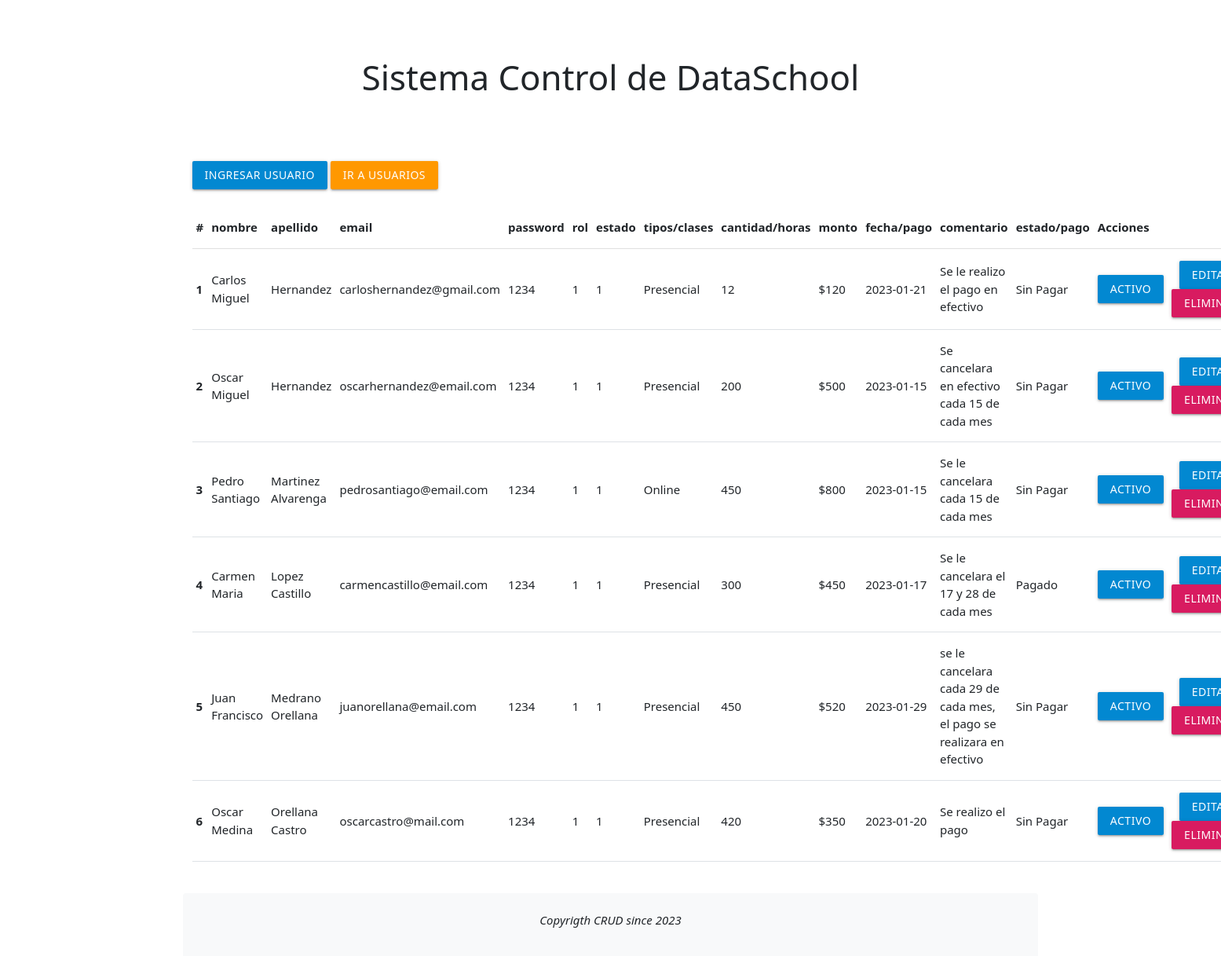
The page / on the database its author committed.
### tables this page shows
CREATE TABLE `users` (
  `id` int(11) NOT NULL,
  `name` varchar(50) DEFAULT NULL,
  `lastName` varchar(50) DEFAULT NULL,
  `email` varchar(50) DEFAULT NULL,
  `password` varchar(50) DEFAULT NULL,
  `idRol` int(11) DEFAULT NULL,
  `idState` int(11) DEFAULT NULL,
  `typeClass` varchar(100) NOT NULL,
  `cantidad` int(10) NOT NULL,
  `monto` int(10) NOT NULL,
  `fechaPago` date NOT NULL,
  `comentario` varchar(100) NOT NULL,
  `estadoPago` varchar(50) NOT NULL
);

### index.php (the view, shortened to what this page needs)
<?php include 'templates/header.php'?>
<?php
include 'models/conexion.php';
$sentencia = $bd->query("SELECT * FROM users");
$users = $sentencia->fetchAll(PDO::FETCH_OBJ);
?>
<head>
<link rel="stylesheet" href="https://cdnjs.cloudflare.com/ajax/libs/materialize/1.0.0/css/materialize.min.css">
</head>
<div class="container " style="margin-bottom: 8rem;">
<a href="./controllers/guardar.php" class="btn light-blue darken-2">Ingresar usuario</a>
<a href="./templates/cards.php" class="btn halfway-fab waves-effect waves-light orange">Ir a usuarios</a>
<br>
<br>
<table class="table-responsive   justify-content-center">
  <thead class="table-responsive  table-sm justify-content-center">
    <tr>
      <th scope="col">#</th>
      <th scope="col">nombre</th>
      <th scope="col">apellido</th>
      <th scope="col">email</th>
      <th scope="col">password</th>
      <th scope="col">rol</th>
      <th scope="col">estado</th>
      <th scope="col">tipos/clases</th>
      <th scope="col">cantidad/horas</th>
      <th scope="col">monto</th>
      <th scope="col">fecha/pago</th>
      <th scope="col">comentario</th>
      <th scope="col">estado/pago</th>
      <th scope="col">Acciones</th>
    </tr>
  </thead>
  <tbody>
<?php
    foreach ($users as $dato){?>
    <tr class="table   justify-content-center">
      <th scope="row"><?php echo $dato->id ?></th>
      <td ><?php echo $dato->name ?></td>
      <td><?php echo $dato->lastName ?></td>
      <td><?php echo $dato->email ?></td>
      <td><?php echo $dato->password ?></td>
      <td><?php echo $dato->idRol ?></td>
      <td><?php echo $dato->idState ?></td>
      <td><?php echo $dato->typeClass ?></td>
      <td><?php echo $dato->cantidad ?></td>
      <td><?php echo "$".$dato->monto ?></td>
      <td><?php echo $dato->fechaPago ?></td>
      <td><?php echo $dato->comentario ?></td>
      <td><?php echo $dato->estadoPago ?></td>
      <td>
<?php
    if ($dato->idState == 1){
      ?>
      <a href="./controllers/estado.php?id=<?php echo $dato->id?>" class="btn light-blue darken-2">activo</a>
      <?php
    } else {
      ?>
      <a href="./controllers/estado.php?id=<?php echo $dato->id?>" class="btn red lighten-1">inactivo</a>
      <?php
    }
?>
    <td style="text-align:center; width: 25% ;">
        <a href="./controllers/editar.php?id=<?php echo $dato->id?>" class="btn light-blue darken-2">Editar</a>
        <a href="./controllers/eliminar.php?id=<?php echo $dato->id?>" class="btn pink darken-1">Eliminar</a>
      </td>
    </tr>
<?php }?>
  </tbody>
</table>
</div>
<?php include 'templates/footer.php'?>

### templates/header.php (shortened to what this page needs)
<!DOCTYPE html>
<html lang="en">
<head>
  <link rel="stylesheet" href="https://stackpath.bootstrapcdn.com/bootstrap/5.0.0-alpha1/css/bootstrap.min.css">
</head>
<body>
    <div class="container bg-secundary rounded-bottom">
        <div class="row">
          <div>
            <div class="col-md ">
              <header class="py-5 ">
                <h3 class="text-center text-black">Sistema Control de DataSchool</h3>
              </header>
            </div>
          </div>
        </div>
    </div>

### templates/footer.php (shortened to what this page needs)
<footer class="container bg-light fixed-bottom rounded-top mb-8">
    <div class="row">
        <div class="col-md pt-4">
            <p class="text-center text-black">
                <i class="fa fa-copyright" aria-hidden="true">Copyrigth CRUD since 2023</i>
            </p>
        </div>
    </div>
</footer>
</body>
</html>

### rows shown on the page
users: id "1", name "Carlos Miguel", lastName "Hernandez", email "carloshernandez@gmail.com", password "1234", idRol "1", idState "1", typeClass "Presencial", cantidad "12", monto "120", fechaPago "2023-01-21", comentario "Se le realizo el pago en efectivo", estadoPago "Sin Pagar"
users: id "2", name "Oscar Miguel", lastName "Hernandez", email "oscarhernandez@email.com", password "1234", idRol "1", idState "1", typeClass "Presencial", cantidad "200", monto "500", fechaPago "2023-01-15", comentario "Se cancelara en efectivo cada 15 de cada mes", estadoPago "Sin Pagar"
users: id "3", name "Pedro Santiago", lastName "Martinez Alvarenga", email "pedrosantiago@email.com", password "1234", idRol "1", idState "1", typeClass "Online", cantidad "450", monto "800", fechaPago "2023-01-15", comentario "Se le cancelara cada 15 de cada mes", estadoPago "Sin Pagar"
users: id "4", name "Carmen Maria", lastName "Lopez Castillo", email "carmencastillo@email.com", password "1234", idRol "1", idState "1", typeClass "Presencial", cantidad "300", monto "450", fechaPago "2023-01-17", comentario "Se le cancelara el 17 y 28 de cada mes", estadoPago "Pagado"
users: id "5", name "Juan Francisco", lastName "Medrano Orellana", email "juanorellana@email.com", password "1234", idRol "1", idState "1", typeClass "Presencial", cantidad "450", monto "520", fechaPago "2023-01-29", comentario "se le cancelara cada 29 de cada mes, el pago se realizara en efectivo", estadoPago "Sin Pagar"
users: id "6", name "Oscar Medina", lastName "Orellana Castro", email "oscarcastro@mail.com", password "1234", idRol "1", idState "1", typeClass "Presencial", cantidad "420", monto "350", fechaPago "2023-01-20", comentario "Se realizo el pago", estadoPago "Sin Pagar"
